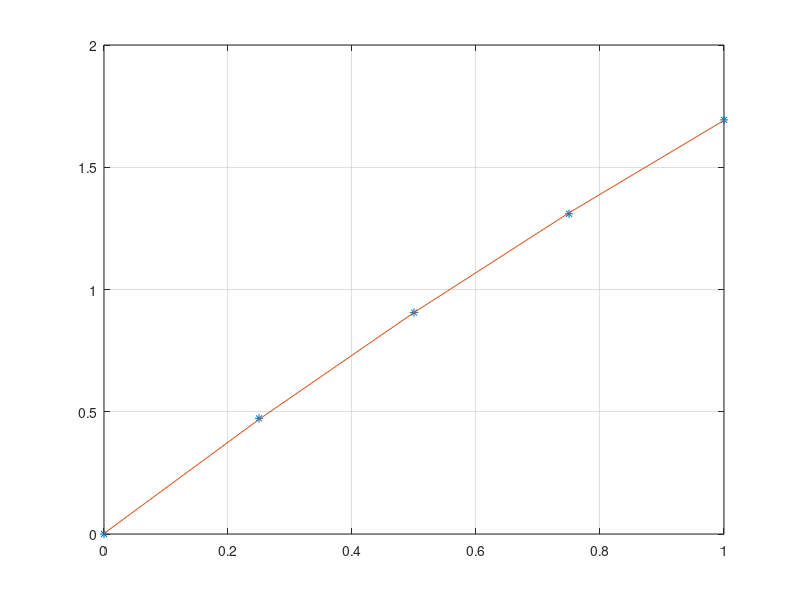

The MATLAB source for this figure:
clc;
clear;
close all;

% Input
x = [0, 0.25, 0.5, 0.75, 1];
y = [0, 0.47314, 0.90546, 1.30962, 1.69375];

% Algorithm
y = y';
n = length(y);

A = [n, sum(x), sum(x.^2);
    sum(x), sum(x.^2), sum(x.^3);
    sum(x.^2), sum(x.^3), sum(x.^4)];
B = [sum(y); x*y; x.^2*y];

cba = A\B;

% Output
fprintf('|%.10f\t%.10f\t%.10f\t||c| |%.10f\t|\n', A(1, 1), A(1, 2), A(1, 3), B(1));
fprintf('|%.10f\t%.10f\t%.10f\t||b|=|%.10f\t|\n', A(2, 1), A(2, 2), A(2, 3), B(2));
fprintf('|%.10f\t%.10f\t%.10f\t||a| |%.10f\t|\n', A(3, 1), A(3, 2), A(3, 3), B(3));
fprintf('\n|c| |%.10f\t|\n|b|=|%.10f\t|\n|a| |%.10f\t|\n', cba(1), cba(2), cba(3));
fprintf('\ny = a*x^2 + b*x + c = %.10f*x^2 + %.10f*x + %.10f\n', cba(3), cba(2), cba(1));

% Plot
yy = [ones(n, 1), x', x.^2']*cba;
plot(x, y, '*', x, yy, '-');
grid on;

% **************************************************^**************************************************
% *****************************# Copyright by Ali Forouzandeh Hafshejani #*****************************
% ******************************# Scientific Computing Specialist 20@21 #******************************
% **************************************************^**************************************************